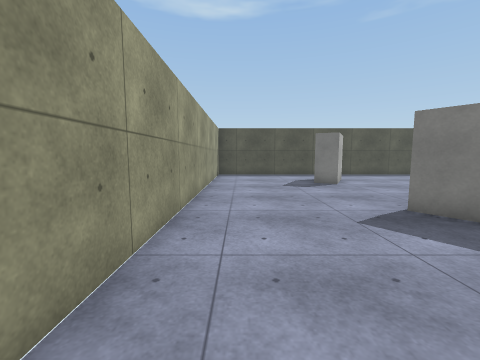
view 1 (above)

14 first-person views from a walk through a scene from a Unity 3-D project. The camera is 1.3 m above the floor, tilts 6° down and sees 90° across. The floor is counted in squares, 1 m on a side. Each view is taken from the middle of a square. On the plan, view 1 faces up. The plan holds only what a view shows up to about 12 squares ahead; the rest is blank. Surface patterns are stand-ins for the level's own textures.

view 2
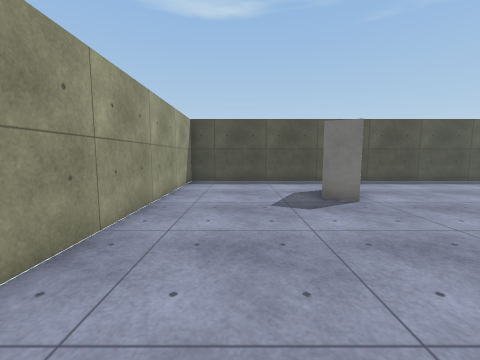

view 3
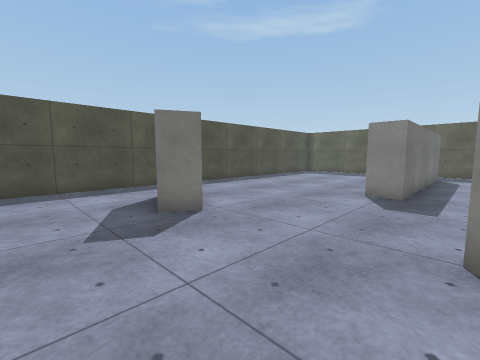

view 4
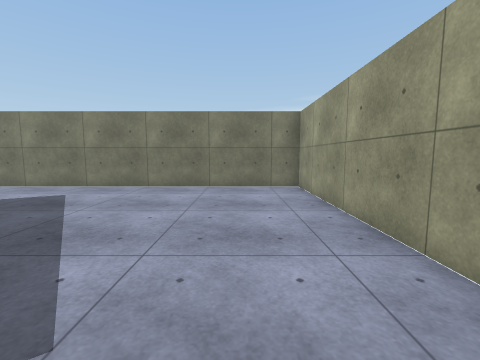

view 5
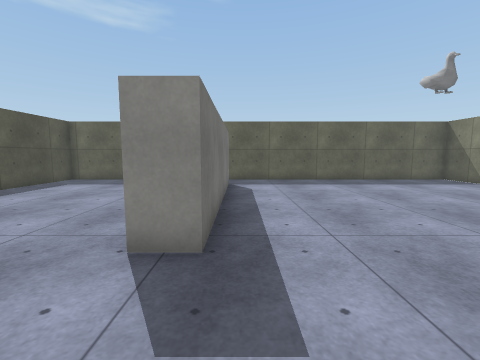

view 6
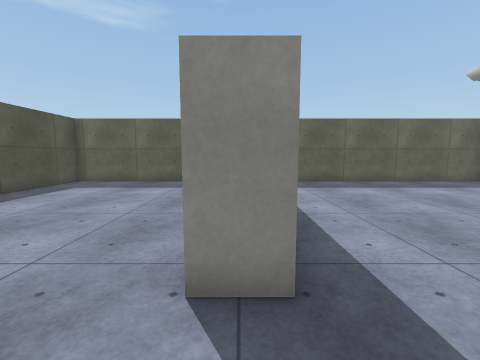

view 7
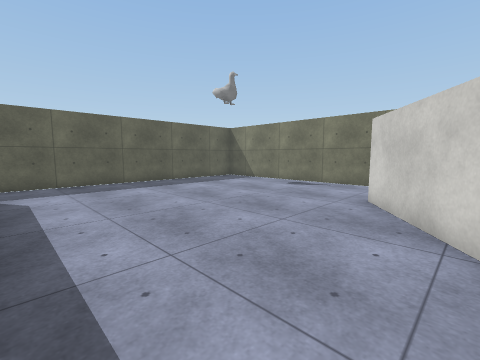

view 8
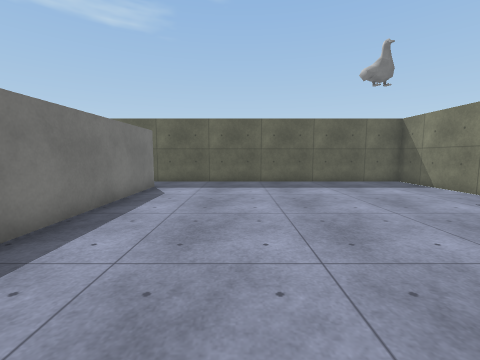

view 9
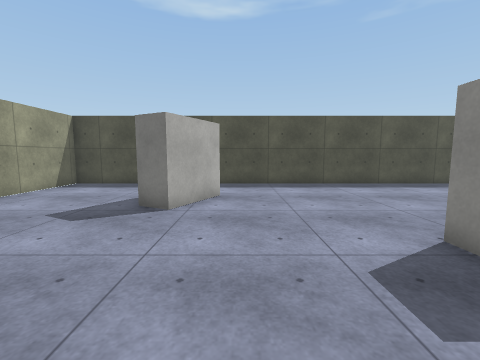

view 10
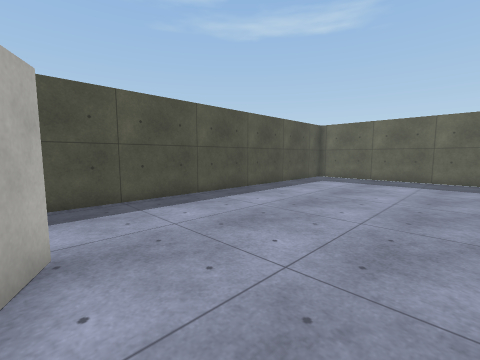

view 11
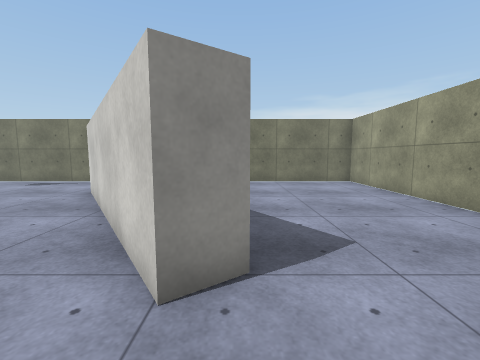

view 12
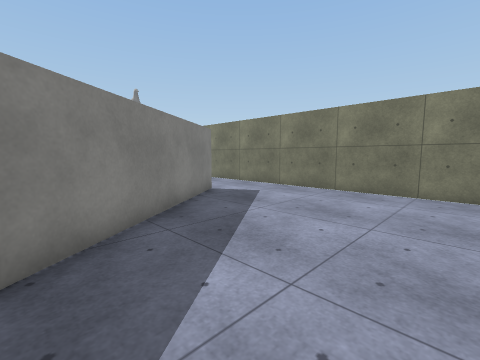

view 13
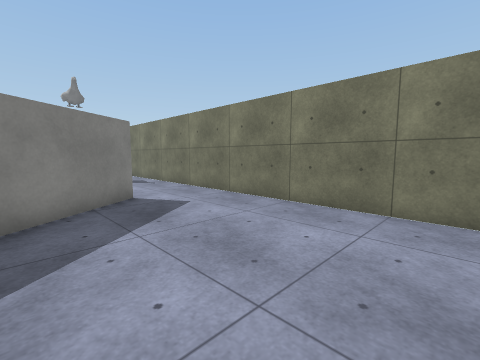

view 14
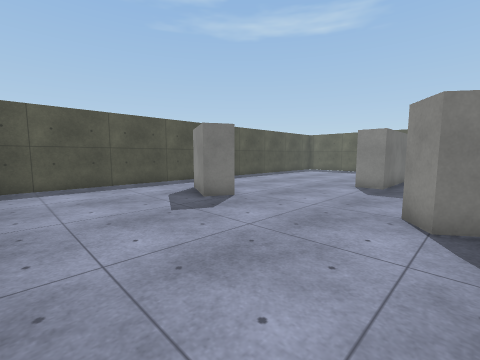

### Floor plan
Points are (right, up) in squares from view 1. A wall is a line through its corners. A room is listed if a view was taken in it or the views show most of it. See-through windows are left out.
Room 1 (views 1, 2, 3, 4, 5, 6, 7, 8, 9, 10, 11, 12, 13, 14)
walls: (8.3, -0.8) (3.9, 5.5) (4.7, 6.1) (9.2, -0.2); (16.8, 7.5) (9.1, 7.5) (9.1, 8.5); (18.6, -3.7) (18.6, 15.8) (-1.4, 15.8) (-1.4, -3.7) (18.6, -3.7)
objects: block (4, 11) to (5, 13)

Positions as (right, up) in squares from view 1, and headings:
1: (0, 0), facing up
2: (1, 4), facing up
3: (1, 6), facing up-right
4: (1, 6), facing down
5: (6, 7), facing right
6: (7, 8), facing right
7: (7, 7), facing down-right
8: (7, 4), facing right
9: (6, 5), facing up
10: (5, 9), facing up-right
11: (4, 8), facing down
12: (1, 5), facing down-right
13: (1, 2), facing down-right
14: (-1, 5), facing up-right
